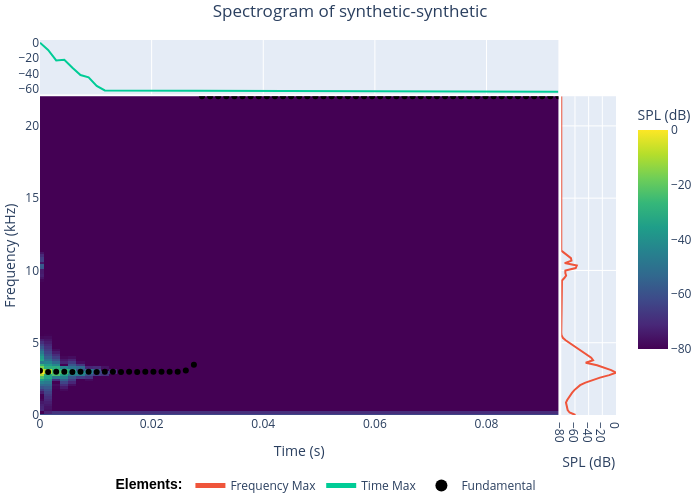

The notebook cell this image was saved under:
### Markdown cell above
### Motor Gesture

The next step is to define the motor gesture coefficients. These coefficients will generate the air-sac pressure and labial tension curves, forming the motor gesture. This will produce a synthetic syllable, for which we need to compute its acoustical features by defining some spectral parameters.

### Code cell
# Motor gesture coefficients
from wavesongs.core.bird import Model, Solver

z = {
    "a0": 0.11,
    "b0": -0.1,
    "b1": 1, 
    "b2": 0,
}

model = Model()
curves = model.control_parameters(synth, z, beta_method="parabola")
synth = model.motor_gesture(synth, curves)
synth.acoustical_features(umbral_FF=1.4, n_fft=256, ff_method="yin", flim=(1e2, 2e4))

plotter = plot.set_plotter("plotly")
plotter.spectrogram(synth, ff=True)

### Figure 1 — Plotly figure (JSON) as saved in the notebook; plotly's stock layout.template omitted (floating-point values rounded to 4 significant figures; data arrays with more than 128 entries replaced by an {"elided": "..."} marker saying what was removed)
{"data": [{"colorbar": {"len": 0.7, "title": {"text": "SPL (dB)"}, "y": 0.5}, "colorscale": [[0, "#440154"], [0.1111, "#482878"], [0.2222, "#3e4989"], [0.3333, "#31688e"], [0.4444, "#26828e"], [0.5556, "#1f9e89"], [0.6667, "#35b779"], [0.7778, "#6ece58"], [0.8889, "#b5de2b"], [1, "#fde725"]], "hovertemplate": "<b>Time</b>: %{x:.2f} s<br><b>Frequency</b>: %{y:.2f} kHz<br><b>SPL</b>: %{z:.2f} dB<extra></extra>", "showscale": true, "type": "heatmap", "x": [0.0, 0.001451, 0.002902, 0.004354, 0.005805, 0.007256, 0.008707, 0.01016, 0.01161, 0.01306, 0.01451, 0.01596, 0.01741, 0.01887, 0.02032, 0.02177, 0.02322, 0.02467, 0.02612, 0.02757, 0.02902, 0.03048, 0.03193, 0.03338, 0.03483, 0.03628, 0.03773, 0.03918, 0.04063, 0.04209, 0.04354, 0.04499, 0.04644, 0.04789, 0.04934, 0.05079, 0.05224, 0.0537, 0.05515, 0.0566, 0.05805, 0.0595, 0.06095, 0.0624, 0.06385, 0.06531, 0.06676, 0.06821, 0.06966, 0.07111, 0.07256, 0.07401, 0.07546, 0.07692, 0.07837, 0.07982, 0.08127, 0.08272, 0.08417, 0.08562, 0.08707, 0.08853, 0.08998, 0.09143, 0.09288], "xaxis": "x", "y": {"elided": "129 float values"}, "yaxis": "y", "z": {"elided": "129x65 float values"}}, {"hovertemplate": "<b>Frequency</b>: %{y:.2f} kHz<br><b>Max Intensity</b>: %{x:.2f} dB<br><extra></extra>", "legendgroup": "freq_max", "name": "Frequency Max", "type": "scatter", "x": {"elided": "129 float values"}, "xaxis": "x2", "y": {"elided": "129 float values"}}, {"hovertemplate": "<b>Time</b>: %{x:.2f} s<br><b>Max Intensity</b>: %{y:.2f} dB<br><extra></extra>", "legendgroup": "time_max", "name": "Time Max", "type": "scatter", "x": [0, 0.001451, 0.002902, 0.004354, 0.005805, 0.007256, 0.008707, 0.01016, 0.01161, 0.01306, 0.01451, 0.01596, 0.01741, 0.01887, 0.02032, 0.02177, 0.02322, 0.02467, 0.02612, 0.02757, 0.02902, 0.03048, 0.03193, 0.03338, 0.03483, 0.03628, 0.03773, 0.03918, 0.04063, 0.04209, 0.04354, 0.04499, 0.04644, 0.04789, 0.04934, 0.05079, 0.05224, 0.0537, 0.05515, 0.0566, 0.05805, 0.0595, 0.06095, 0.0624, 0.06385, 0.06531, 0.06676, 0.06821, 0.06966, 0.07111, 0.07256, 0.07401, 0.07546, 0.07692, 0.07837, 0.07982, 0.08127, 0.08272, 0.08417, 0.08562, 0.08707, 0.08853, 0.08998, 0.09143, 0.09288], "y": [0.0, -9.503, -23.16, -22.4, -32.71, -42.21, -45.26, -56.46, -62.42, -62.45, -62.48, -62.5, -62.53, -62.56, -62.59, -62.61, -62.64, -62.67, -62.7, -62.72, -62.75, -62.78, -62.81, -62.83, -62.86, -62.89, -62.92, -62.94, -62.97, -63.0, -63.03, -63.05, -63.08, -63.11, -63.14, -63.16, -63.19, -63.22, -63.25, -63.27, -63.3, -63.33, -63.35, -63.38, -63.41, -63.44, -63.46, -63.49, -63.52, -63.55, -63.57, -63.6, -63.63, -63.66, -63.68, -63.71, -63.74, -63.77, -63.79, -63.82, -63.85, -63.88, -63.9, -63.93, -63.96], "yaxis": "y2"}, {"hovertemplate": "<b>Time</b>: %{x:.2f} s<br><b>Fundamental</b>: %{y:.2f} kHz<extra></extra>", "legendgroup": "fundamental", "line": {"color": "black", "dash": "solid", "width": 1}, "marker": {"color": "black", "size": 6, "symbol": "circle"}, "mode": "markers", "name": "Fundamental", "type": "scatter", "x": [0.0, 0.001451, 0.002902, 0.004354, 0.005805, 0.007256, 0.008707, 0.01016, 0.01161, 0.01306, 0.01451, 0.01596, 0.01741, 0.01887, 0.02032, 0.02177, 0.02322, 0.02467, 0.02612, 0.02757, 0.02902, 0.03048, 0.03193, 0.03338, 0.03483, 0.03628, 0.03773, 0.03918, 0.04063, 0.04209, 0.04354, 0.04499, 0.04644, 0.04789, 0.04934, 0.05079, 0.05224, 0.0537, 0.05515, 0.0566, 0.05805, 0.0595, 0.06095, 0.0624, 0.06385, 0.06531, 0.06676, 0.06821, 0.06966, 0.07111, 0.07256, 0.07401, 0.07546, 0.07692, 0.07837, 0.07982, 0.08127, 0.08272, 0.08417, 0.08562, 0.08707, 0.08853, 0.08998, 0.09143, 0.09288], "y": [3.065, 2.979, 2.986, 2.988, 2.982, 2.988, 2.987, 2.982, 2.989, 2.985, 2.983, 2.989, 2.983, 2.985, 2.988, 2.983, 2.992, 2.998, 3.086, 3.482, 22.05, 22.05, 22.05, 22.05, 22.05, 22.05, 22.05, 22.05, 22.05, 22.05, 22.05, 22.05, 22.05, 22.05, 22.05, 22.05, 22.05, 22.05, 22.05, 22.05, 22.05, 22.05, 22.05, 22.05, 22.05, 22.05, 22.05, 22.05, 22.05, 22.05, 22.05, 22.05, 22.05, 22.05, 22.05, 22.05, 22.05, 22.05, 22.05, 22.05, 22.05, 22.05, 22.05, 22.05, 22.05]}], "layout": {"autosize": false, "bargap": 0, "height": 500, "hovermode": "closest", "legend": {"itemsizing": "constant", "orientation": "h", "title": {"font": {"color": "black", "family": "Arial", "weight": "bold"}, "text": "Elements:"}, "x": 0.5, "xanchor": "center", "y": -0.15, "yanchor": "top"}, "margin": {"b": 0, "l": 0, "r": 0, "t": 40}, "showlegend": true, "title": {"text": "Spectrogram of synthetic-synthetic", "x": 0.5, "y": 0.99}, "width": 700, "xaxis": {"domain": [0, 0.9], "range": [0, 0.09288], "showgrid": true, "title": {"text": "Time (s)"}, "zeroline": false}, "xaxis2": {"domain": [0.905, 1], "showgrid": true, "title": {"text": "SPL (dB)"}, "zeroline": false}, "xaxis3": {}, "yaxis": {"domain": [0, 0.85], "range": [0, 22.05], "showgrid": true, "title": {"text": "Frequency (kHz)"}, "zeroline": false}, "yaxis2": {"domain": [0.855, 1], "showgrid": false, "zeroline": false}, "yaxis3": {}}}
